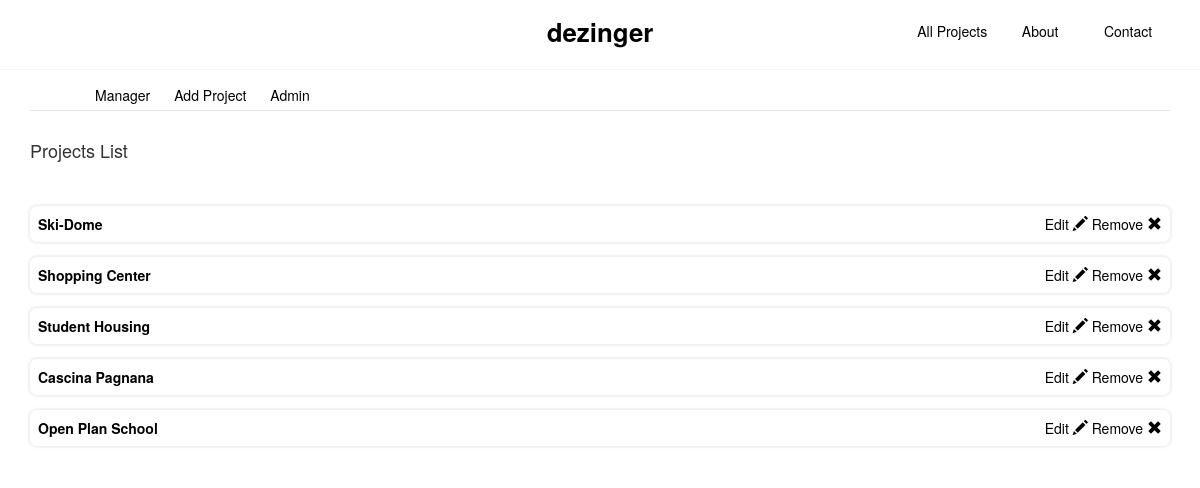
The app's page /project/manager/ (signed in) with its own data.
### projects/models.py (models this page shows, shortened)
class Project(models.Model):
    title = models.CharField(max_length=200)
    description = models.TextField()

### projects/views.py (the view)
class Manager(ListView):
    model = Project
    template_name = 'projects/manager.html'

### projects/templates/projects/manager.html (shortened to what this page needs)
{% extends 'projects/base_manager.html' %}
{% load static %}
{% block manager_content %}
<br>
    <h4>Projects List</h4> <br>
    {% for project in object_list.all %}
    <div class="project-card ">
        <div class="card">
             <strong><a href="{% url 'projects:manage_project' pk=project.id %}">{{ project.title|title }}</a></strong>
            <div class="edit-icons">
                <a href="{% url 'projects:manage_project' pk=project.id %}"> Edit <span class="glyphicon glyph-s glyphicon-pencil"></span> </a>
                <a href="{% url 'projects:remove' pk=project.id %}"> Remove <span class="glyphicon glyph-s glyphicon-remove"></span> </a>
            </div>
        </div>
    </div>
    {% endfor %}
{% endblock %}

### static/main/css/main.css (style rules this page uses)
a { text-decoration: none; }
body { margin: 0px; border: 0px; padding: 0px; scroll-behavior: smooth; }
.glyph-s { font-size: 15px; }

### static/projects/css/manager.css (style rules this page uses)
a, .list-group-item, .edit-description, .manage-nav-link { color: black; transition-duration: .5s; }
.project-card { box-shadow: 0px 0px 2px 2px rgb(240,240,240); margin:15px 0px 15px 0px; border-radius: 7px; padding: 8px; }
.edit-icons { float: right; }

### records on screen
Project: title "Ski-Dome"
Project: title "Shopping Center"
Project: title "Student Housing"
Project: title "Cascina Pagnana"
Project: title "Open Plan School"
